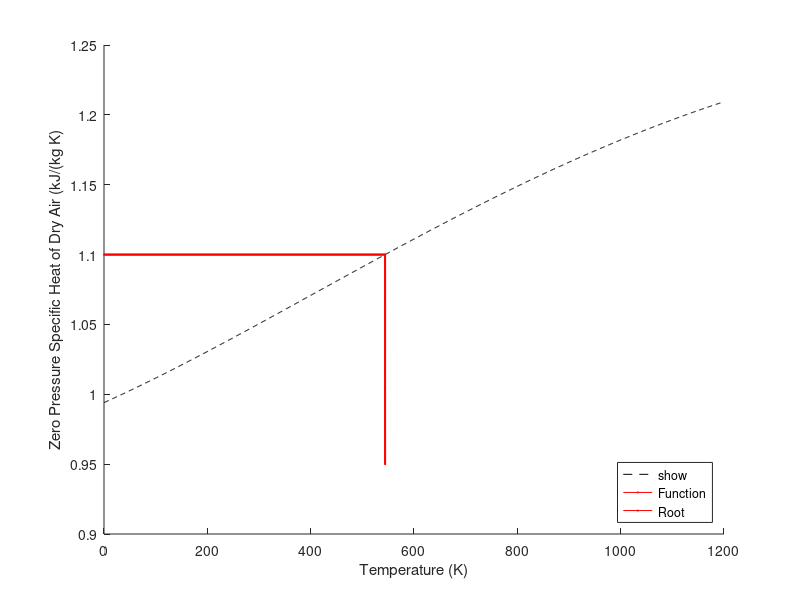

Write MATLAB code to recreate this figure.
clc;clear

xl = .2;
xu = .5;
cp = 1.1;
num = (.99403 + ((1.671*(10^-4))*xu) + ((9.7215*(10^-8))*(xu.^2)) - ((9.5838*(10^-11))*(xu.^3)) + ((1.952*(10^-14))*(xu.^4)) - cp)*(xu-xl);
den = (.99403 + ((1.671*(10^-4))*xu) + ((9.7215*(10^-8))*(xu.^2)) - ((9.5838*(10^-11))*(xu.^3)) + ((1.952*(10^-14))*(xu.^4)) - cp)-(.99403 + ((1.671*(10^-4))*xl) + ((9.7215*(10^-8))*(xl.^2)) - ((9.5838*(10^-11))*(xl.^3)) + ((1.952*(10^-14))*(xl.^4)) - cp);
xm = xu - (num/den);

iter = 0;
error = 1;
while error > 10^-8
    if (.99403 + ((1.671*(10^-4))*xl) + ((9.7215*(10^-8))*(xl.^2)) - ((9.5838*(10^-11))*(xl.^3)) + ((1.952*(10^-14))*(xl.^4)) - cp)*(.99403 + ((1.671*(10^-4))*xm) + ((9.7215*(10^-8))*(xm.^2)) - ((9.5838*(10^-11))*(xm.^3)) + ((1.952*(10^-14))*(xm.^4)) - cp) < 0
        xu = xm;
    else
        xl = xm;
    end
    xm_prev = xm;
    num = (.99403 + ((1.671*(10^-4))*xu) + ((9.7215*(10^-8))*(xu.^2)) - ((9.5838*(10^-11))*(xu.^3)) + ((1.952*(10^-14))*(xu.^4)) - cp)*(xu-xl);
    den = (.99403 + ((1.671*(10^-4))*xu) + ((9.7215*(10^-8))*(xu.^2)) - ((9.5838*(10^-11))*(xu.^3)) + ((1.952*(10^-14))*(xu.^4)) - cp)-(.99403 + ((1.671*(10^-4))*xl) + ((9.7215*(10^-8))*(xl.^2)) - ((9.5838*(10^-11))*(xl.^3)) + ((1.952*(10^-14))*(xl.^4)) - cp);
    xm = xu - (num/den);
    error = abs((xm-xm_prev)/xm);
    iter = iter + 1;
end

T = 0:1200;
f = .99403 + ((1.671*(10^-4))*T) + ((9.7215*(10^-8))*(T.^2)) - ((9.5838*(10^-11))*(T.^3)) + ((1.952*(10^-14))*(T.^4));
hold on
plot(T,f,'k--')
plot(0:xu,cp,'rx-','markersize',1)
plot(xu,.95:.0005:cp,'rx-','markersize',1)
xlabel('Temperature (K)')
ylabel('Zero Pressure Specific Heat of Dry Air (kJ/(kg K)')
legend('show','Function','Root','location','southeast')
hold off